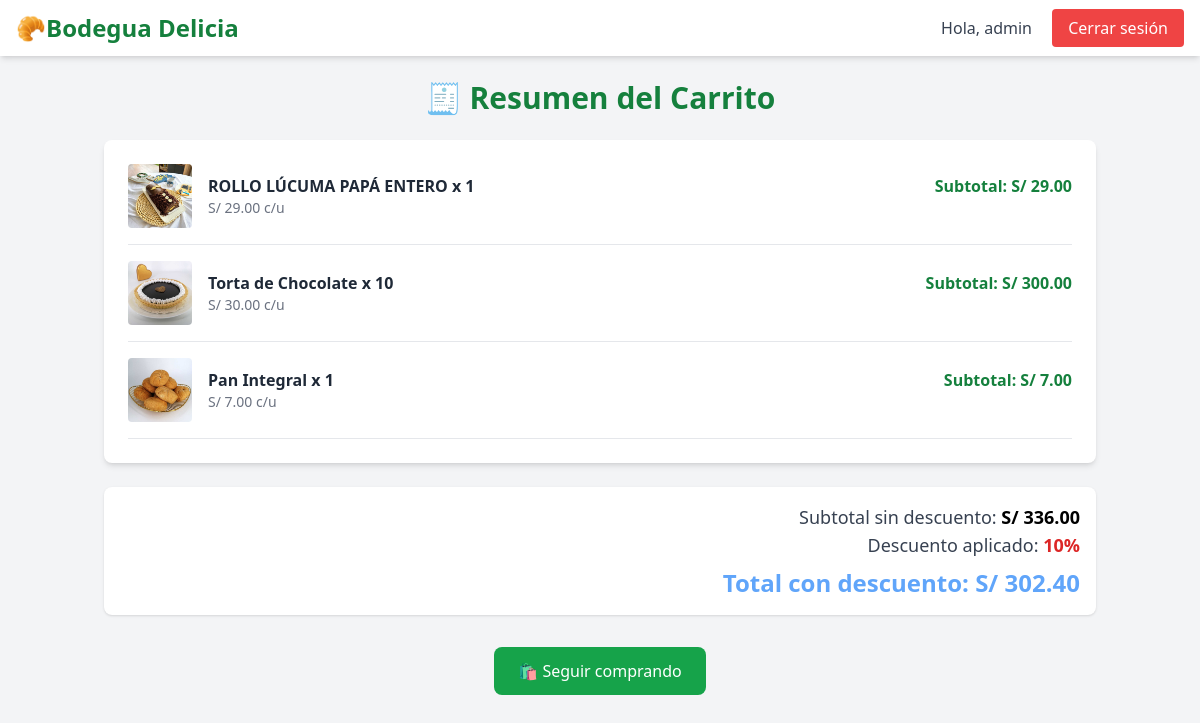
The page /resumen/ (signed in) on the database its author committed.
### tienda/models.py (models this page shows, shortened)
class ItemCarrito(models.Model):
    carrito = models.ForeignKey(Carrito, on_delete=models.CASCADE)
    producto = models.ForeignKey(Producto, on_delete=models.CASCADE)
    cantidad = models.PositiveIntegerField()
    def subtotal(self):
        return self.producto.precio * self.cantidad

class Producto(models.Model):
    nombre = models.CharField(max_length=100)
    precio = models.DecimalField(max_digits=7, decimal_places=2)
    stock = models.PositiveIntegerField()
    imagen = models.ImageField(upload_to='productos/', null=True, blank=True)

### tienda/views.py (the view)
# urls.py: path('resumen/', views.resumen, name='resumen'),
@login_required
def resumen(request):
    try:
        cliente = Cliente.objects.get(user=request.user)
    except Cliente.DoesNotExist:
        return redirect('registro')
    carrito, creado = Carrito.objects.get_or_create(cliente=cliente)
    carrito.aplicar_descuento(10)
    resumen = carrito.mostrar_resumen()
    total = carrito.calcular_total()
    subtotal = sum(item.subtotal() for item in resumen)
    return render(request, 'resumen.html', {
        'resumen': resumen,
        'total': total,
        'subtotal': subtotal
    })

### tienda/models.py (called while the page is built)
    def calcular_total(self):
        subtotal = sum(item.subtotal() for item in self.itemcarrito_set.all())
        descuento_decimal = Decimal(self._descuento) / Decimal(100)
        total = subtotal * (Decimal('1.0') - descuento_decimal)
        return round(total, 2)

    def aplicar_descuento(self, porcentaje):
        self._descuento = porcentaje
        self.save()

    def mostrar_resumen(self):
        return self.itemcarrito_set.all()

### templates/resumen.html (shortened to what this page needs)
<!DOCTYPE html>
<html lang="es">
<head>
    <script src="https://cdn.tailwindcss.com"></script>
</head>
<body class="bg-gray-100 text-gray-800 font-sans">
   <nav class="bg-white shadow-md px-4 py-3 flex justify-between items-center">
        <h1 class="text-2xl font-bold text-green-700">🥐Bodegua Delicia</h1>
        <div class="space-x-4">
            {% if user.is_authenticated %}
                <span class="text-gray-700">Hola, {{ user.username }}</span>
                <a href="{% url 'logout' %}" class="bg-red-500 text-white px-4 py-2 rounded hover:bg-red-600">Cerrar sesión</a>
            {% else %}
                <a href="{% url 'login' %}" class="bg-blue-500 text-white px-4 py-2 rounded hover:bg-blue-600">Iniciar sesión</a>
                <a href="{% url 'registro' %}" class="bg-green-500 text-white px-4 py-2 rounded hover:bg-green-600">Registrarse</a>
            {% endif %}
        </div>
    </nav>
    <div class="container mx-auto px-4 py-6">
        <h1 class="text-3xl font-bold text-center text-green-700 mb-6">🧾 Resumen del Carrito</h1>
        {% if resumen %}
       <ul class="bg-white shadow-md rounded-lg p-6 space-y-4">
    {% for item in resumen %}
    <li class="flex items-center border-b pb-4 space-x-4">
        <img src="{{ item.producto.imagen.url }}" alt="{{ item.producto.nombre }}" class="w-16 h-16 object-cover rounded">
        <div class="flex justify-between w-full">
            <div>
                <p class="font-semibold">{{ item.producto.nombre }} x {{ item.cantidad }}</p>
                <p class="text-sm text-gray-500">S/ {{ item.producto.precio }} c/u</p>
            </div>
            <div class="text-right">
                <p class="text-green-700 font-semibold">Subtotal: S/ {{ item.subtotal }}</p>
            </div>
        </div>
    </li>
    {% endfor %}
</ul>
        <div class="mt-6 text-right bg-white rounded-lg p-4 shadow">
            <p class="text-lg font-medium text-gray-700">Subtotal sin descuento:
                <span class="font-bold text-black">
                   S/ {{ subtotal }}
                </span>
            </p>
            <p class="text-lg font-medium text-gray-700">Descuento aplicado: <span class="text-red-600 font-bold">10%</span></p>
            <h3 class="text-2xl font-semibold text-blue-400 mt-2">Total con descuento: S/ {{ total }}</h3>
        </div>
        {% else %}
        <div class="bg-yellow-100 border-l-4 border-yellow-500 text-yellow-700 p-4 rounded">
            <p>Tu carrito está vacío. Agrega productos para verlos aquí.</p>
        </div>
        {% endif %}
        <div class="mt-8 text-center">
            <a href="{% url 'listar_productos' %}" class="inline-block bg-green-600 text-white px-6 py-3 rounded-lg hover:bg-green-700 transition">
                🛍️ Seguir comprando
            </a>
        </div>
    </div>
</body>
</html>

### rows shown on the page
ItemCarrito: producto.imagen (picture), producto.nombre "ROLLO LÚCUMA PAPÁ ENTERO", cantidad "1", producto.precio "29.00", subtotal "29.00"
ItemCarrito: producto.imagen (picture), producto.nombre "Torta de Chocolate", cantidad "10", producto.precio "30.00", subtotal "300.00"
ItemCarrito: producto.imagen (picture), producto.nombre "Pan Integral", cantidad "1", producto.precio "7.00", subtotal "7.00"

### other values the page prints
{{ user.username }} "admin"
{{ subtotal }} "336.00"
{{ total }} "302.40"
